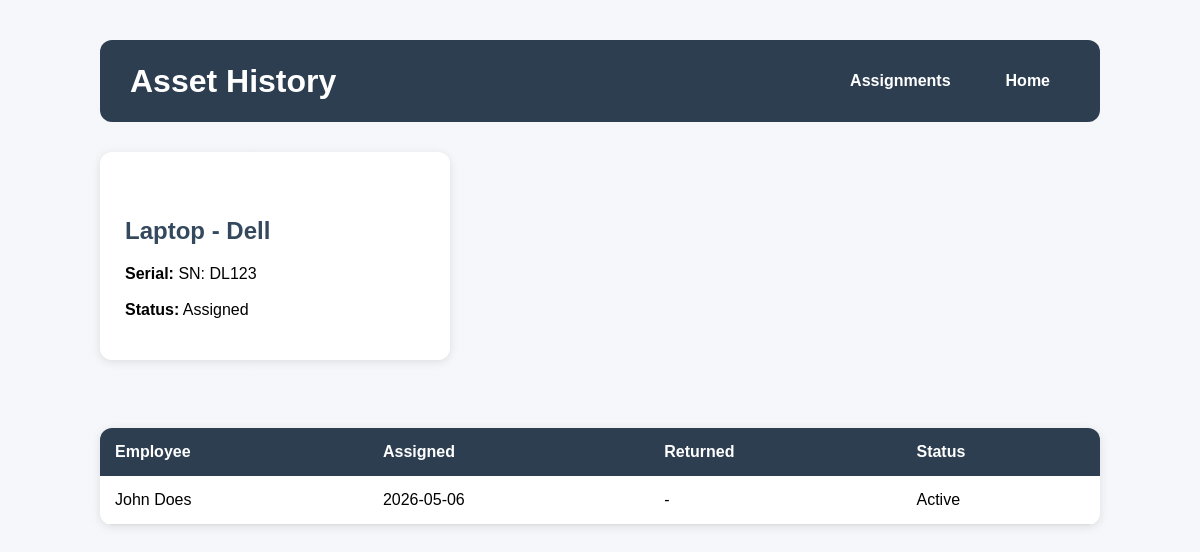
Screenshot of /asset/1 with the database file from the repository.
### tables this page shows
CREATE TABLE assets (
        id INTEGER PRIMARY KEY AUTOINCREMENT,
        category TEXT,
        brand TEXT,
        serial_number TEXT UNIQUE,
        status TEXT NOT NULL DEFAULT 'Available',
        purchase_date TEXT
    );

CREATE TABLE assignments (
        id INTEGER PRIMARY KEY AUTOINCREMENT,
        asset_id INTEGER NOT NULL,
        employee_id INTEGER NOT NULL,
        assigned_date TEXT NOT NULL,
        returned_date TEXT,
        status TEXT NOT NULL DEFAULT 'Active',

        FOREIGN KEY (asset_id) REFERENCES assets(id),
        FOREIGN KEY (employee_id) REFERENCES employees(id)
    );

### routes/assignments.py (the view)
    @app.route("/asset/<int:asset_id>")
    def asset_history(asset_id):
        history = get_asset_history(asset_id)
        asset = get_asset_details(asset_id)
        return render_template("assignments/history.html", history=history, asset=asset)

### models/asset.py (called while the page is built)
    def full_name(self):
        return f"{self.category} - {self.brand}"

    def serial(self):
        return f"SN: {self.serial_number}"

### models/employee.py (called while the page is built)
    def full_name(self):
        return f"{self.first_name} {self.last_name}"

### services/assignments.py (called while the page is built)
def get_asset_details(asset_id):
    conn = sqlite3.connect(DB_PATH)
    conn.row_factory = sqlite3.Row
    cursor = conn.cursor()
    cursor.execute("""
        SELECT *
        FROM assets
        WHERE id = ?
    """, (asset_id,))
    row = cursor.fetchone()
    conn.close()
    if row:
        return Asset(
            row["id"],
            row["category"],
            row["brand"],
            row["serial_number"],
            row["status"]
        )
    return None

### templates/assignments/history.html (shortened to what this page needs)
<!DOCTYPE html>
<html>
<head>
    <link rel="stylesheet"
          href="{{ url_for('static', filename='style.css') }}">
</head>
<body>
<div class="container">
    <div class="page-header">
        <h1>Asset History</h1>
        <div class="header-buttons">
            <a href="/assignments" class="btn">
                Assignments
            </a>
            <a href="/" class="btn">
                Home
            </a>
        </div>
    </div>
    <div class="asset-info">
        <h2>{{ asset.full_name() }}</h2>
        <p>
            <b>Serial:</b>
            {{ asset.serial() }}
            <br><br>
            <b>Status:</b>
            {{ asset.status }}
        </p>
    </div>
    <br>
    <table>
        <tr>
            <th>Employee</th>
            <th>Assigned</th>
            <th>Returned</th>
            <th>Status</th>
        </tr>
        {% for row in history %}
        <tr>
            <td>
                {{ row["employee"].full_name() }}
            </td>
            <td>
                {{ row["assigned_date"] }}
            </td>
            <td>
                {{ row["returned_date"] or "-" }}
            </td>
            <td>
                {{ row["status"] }}
            </td>
        </tr>
        {% endfor %}
    </table>
</div>
</body>
</html>

### design/style.css (style rules this page uses)
body { font-family: Arial, sans-serif; background-image: linear-gradient( rgba(244, 246, 249, 0.92), rgba(244, 246, 249, 0.92) ), url("https://images.unsplash.com/photo-1497366754035-f200968a6e72?q=80&w=1600&auto=format&fit=crop"); background-size: cover; background-position: center; background-attachment: fixed; margin: 0; padding: 40px; }
.container { max-width: 1000px; margin: auto; }
h1 { color: #2c3e50; margin-bottom: 10px; }
h2 { color: #34495e; margin-top: 40px; }
.btn { display: inline-block; background-color: #2c3e50; color: white; padding: 12px 20px; border-radius: 8px; text-decoration: none; font-weight: bold; border: none; cursor: pointer; transition: 0.2s; }
table { width: 100%; border-collapse: collapse; background: white; border-radius: 12px; overflow: hidden; box-shadow: 0px 2px 10px rgba(0,0,0,0.1); margin-top: 20px; }
table th { background-color: #2c3e50; color: white; padding: 15px; text-align: left; }
table td { padding: 15px; border-bottom: 1px solid #ddd; }
.page-header { display: flex; justify-content: space-between; align-items: center; margin-bottom: 30px; background-color: #2c3e50; padding: 20px 30px; border-radius: 12px; }
.page-header h1 { margin: 0; color: white; }
.header-buttons { display: flex; gap: 15px; }
.asset-info { background: white; padding: 25px; border-radius: 12px; box-shadow: 0px 2px 10px rgba(0,0,0,0.1); width: 300px; margin-bottom: 30px; }

### rows the page displays
assets: status "Assigned"
assignments: employee.full_name "John Does", assigned_date "2026-05-06", row "-", status "Active"

### other values shown
{{ asset.full_name() }} "Laptop - Dell"
{{ asset.serial() }} "SN: DL123"
